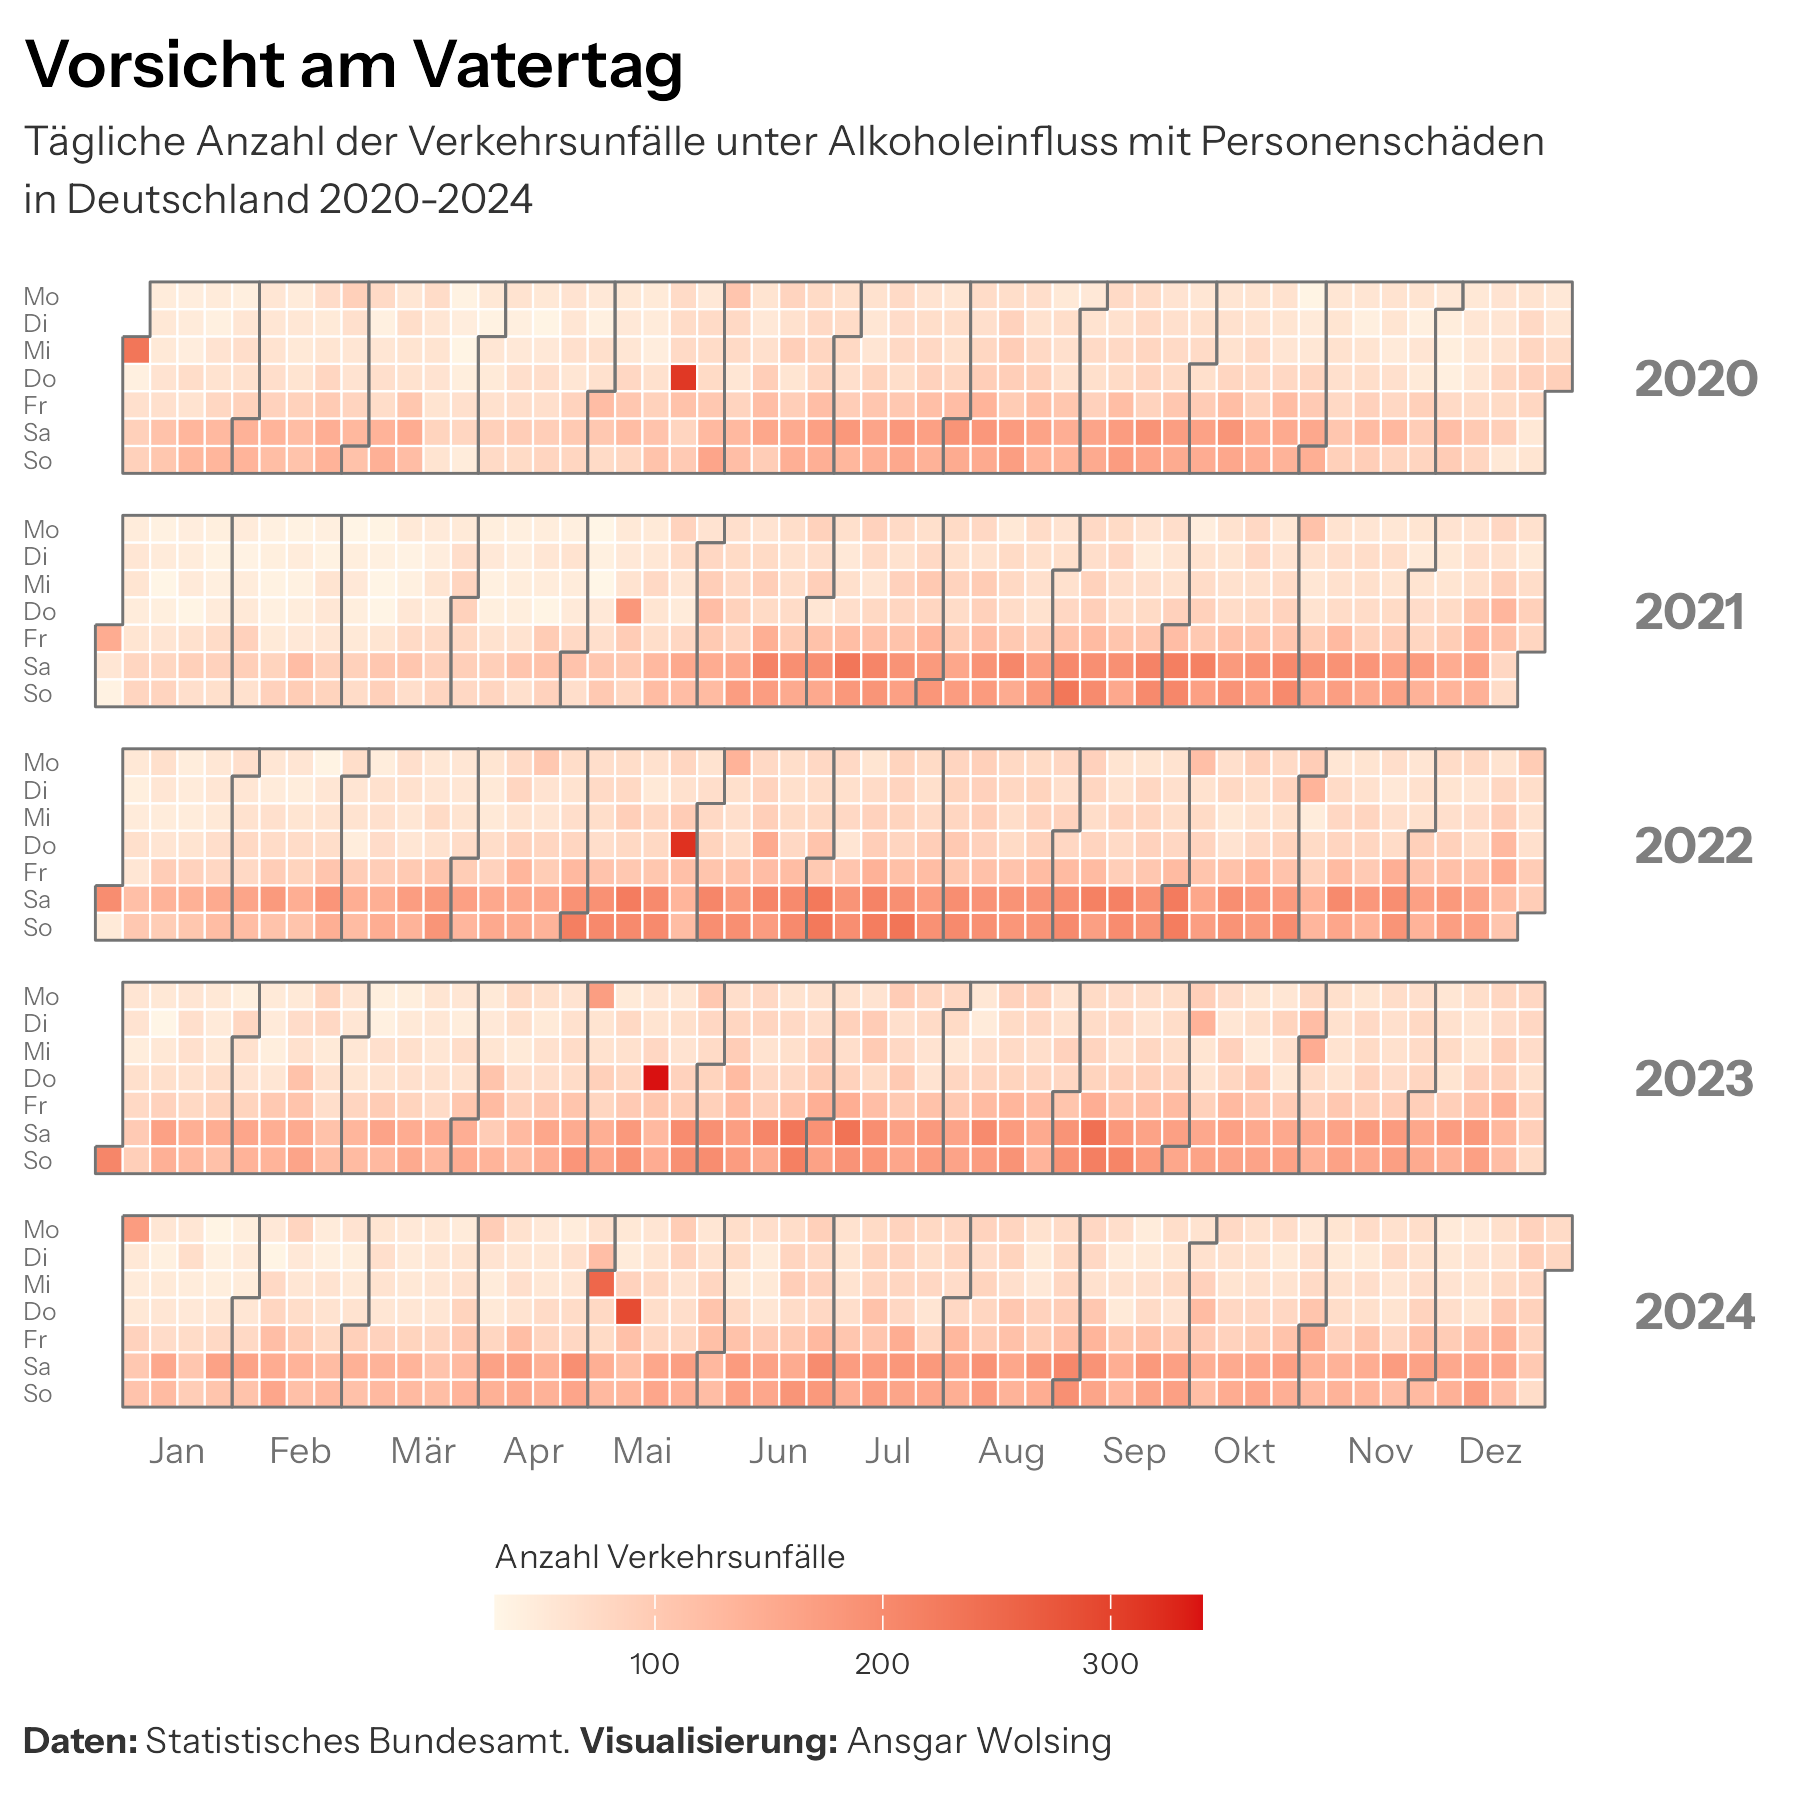

Reproduce this figure in R.
library(tidyverse)
library(ggtext)
library(here)

#' Statistisches Bundesamt
#' https://service.destatis.de/DE/verkehrsunfallkalender/

base_path <- "verkehrsunfaelle"
df <- read_csv2(here(base_path, "Verkehrsunfallkalender_Daten_2024.csv"))

selected_unfallart <- "Unfaelle mit Alkoholeinfluss"

df_prep <- df |> 
  pivot_longer(cols = -Datum, names_to = "unfallart", values_to = "anzahl") |> 
  mutate(
    Datum = dmy(Datum),
    jahr = year(Datum),
    monat = month(Datum, label = TRUE, abbr = TRUE, locale = "de_DE.UTF-8"),
    tag = mday(Datum),
    tag_im_jahr = yday(Datum),
    woche = isoweek(Datum),
    woche = case_when(
      woche >= 52 & as.numeric(monat) == 1 ~ 0,
      woche == 1 & as.numeric(monat) == 12 ~ 53, 
      TRUE ~ woche),
    wochentag = wday(Datum, label = TRUE, abbr = TRUE, 
      locale = "de_DE.UTF-8", week_start = 1),
    anzahl = replace_na(anzahl, 0),
    unfallart = str_replace_all(unfallart, "_", " ")
  ) |> 
  rename(datum = Datum) |> 
  filter(unfallart == selected_unfallart)

# Creates polygons to frame the days of each month in the calendars
month_polygons <- function(days) {
  days <- days |> 
    distinct(datum, monat, woche, wochentag)

  months_info <- days |>
    group_by(monat) |>
    summarize(
      wd_first = as.numeric(wochentag[which.min(datum)]),
      wd_last = as.numeric(wochentag[which.max(datum)]),
      wc_first = woche[which.min(datum)],
      wc_last = woche[which.max(datum)]
    )

  months_info |>
    rowwise() |>
    reframe(
      monat = monat,
      x = c(
        wc_first - 0.5,
        wc_first - 0.5,
        wc_last - 0.5,
        wc_last - 0.5,
        wc_last + 0.5,
        wc_last + 0.5,
        wc_first + 0.5,
        wc_first + 0.5,
        wc_first - 0.5
      ),
      y = c(
        wd_first - 0.5,
        7.5,
        7.5,
        wd_last  + 0.5,
        wd_last  + 0.5,
        0.5,
        0.5,
        wd_first - 0.5,
        wd_first - 0.5
      )
    )
}

df_polygons <- df_prep |>
  group_by(jahr) |>
  group_modify(function(x, y) month_polygons(x)) |>
  ungroup()


# Custom month label x positions
month_labels <- df_prep |>
  group_by(monat) |>
  summarize(x = mean(range(woche)), .groups = "drop")


df_prep |> 
  filter(jahr >= 2020) |> 
  ggplot(aes(x = woche, y = as.numeric(wochentag), fill = anzahl)) +
  geom_tile(color = "white", linewidth = 0.25) +
  geom_path(
    data = filter(df_polygons, jahr >= 2020),
    aes(x, y, group = paste(jahr, monat)),
    inherit.aes = FALSE,
    color = "grey45", linewidth = 0.33) +
  scale_x_continuous(
    breaks = month_labels$x, labels = month_labels$monat,
    expand = expansion(mult = c(0.01, 0.03))
  ) +
  scale_y_reverse(
    breaks = 1:7, labels = levels(df_prep$wochentag)
  ) +
  scale_fill_gradient(low = "#FFF6E7", high = "#D91111") +
  coord_equal() +
  facet_wrap(~jahr, ncol = 1, strip.position = "right") +
  guides(
    fill = guide_colorbar(title.position = "top")
  ) +
  labs(
    title = "Vorsicht am Vatertag",
    subtitle = "Tägliche Anzahl der Verkehrsunfälle unter Alkoholeinfluss mit Personenschäden<br>
    in Deutschland 2020-2024",
    caption = "**Daten:** Statistisches Bundesamt. **Visualisierung:** Ansgar Wolsing",
    fill = "Anzahl Verkehrsunfälle"
  ) +
  theme_minimal(base_family = "Instrument Sans", paper = "white", ink = "grey20") +
  theme(
    panel.grid = element_blank(),
    axis.title = element_blank(),
    axis.text.y.left = element_text(size = 6, hjust = 0),
    plot.title = element_markdown(family = "Instrument Sans SemiBold", 
      color = "black", size = 16),
    plot.title.position = "plot",
    plot.subtitle = element_textbox(
      width = 1, lineheight = 1.4, size = 10, margin = margin(b = 12)),
    plot.caption = element_markdown(hjust = 0),
    plot.caption.position = "plot",
    legend.position = "bottom",
    legend.justification = "center",
    legend.title = element_text(size = 8),
    legend.text = element_text(size = 7),
    legend.key.width = unit(12, "mm"),
    legend.key.height = unit(3, "mm"),
    strip.text.y.right = element_text(
      family = "Instrument Sans Bold", color = "grey50", 
      angle = 0, size = 12, hjust = 0)
  )
ggsave(here(base_path, "vatertag.png"), width = 6, height = 6)
